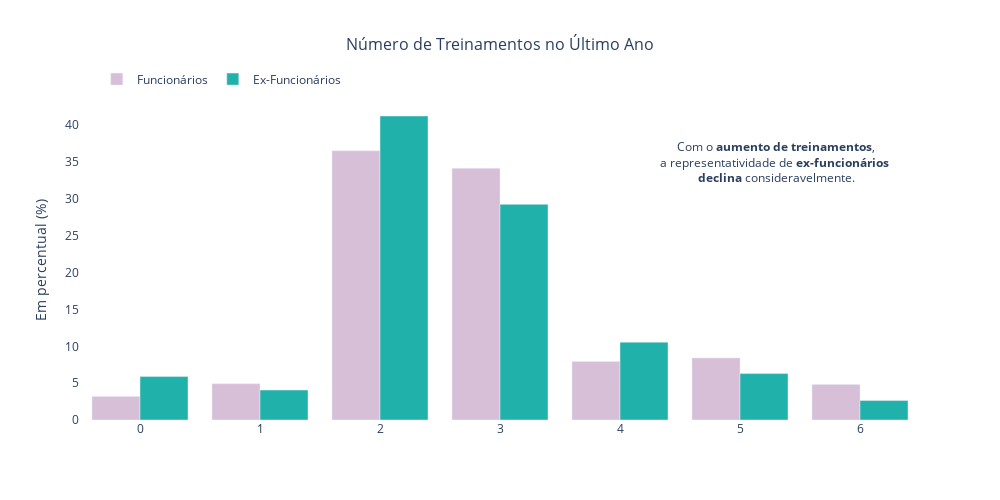

Write notebook code for a chart like this one.
### Code cell
# Distribuição da treinamentos realizados no último ano

fig = go.Figure()

fig.add_trace(go.Bar(
    x=dados_funcionarios['TrainingTimesLastYear'].value_counts(normalize=True).index,
    y=dados_funcionarios['TrainingTimesLastYear'].value_counts(normalize=True)*100,
    marker_color='thistle',
    name='Funcionários'
))

fig.add_trace(go.Bar(
    x=dados_ex_funcionarios['TrainingTimesLastYear'].value_counts(normalize=True).index,
    y=dados_ex_funcionarios['TrainingTimesLastYear'].value_counts(normalize=True)*100,
    marker_color='lightseagreen',
    name='Ex-Funcionários'
))

fig.update_layout(
    title='Número de Treinamentos no Último Ano',
    title_x=0.5, 
    title_font=dict(size=16),  
    barmode='group',
    width=1000,
    height=500, 
    plot_bgcolor='rgba(0,0,0,0)',
    legend=dict(
        orientation="h",
        yanchor="bottom",
        y=1.02,
        xanchor="left",
        x=0.02  
))

fig.add_annotation(
    x=5.3, 
    y=35,
    text="Com o <b>aumento de treinamentos</b>,<br>a representatividade de <b>ex-funcionários <br>declina</b> consideravelmente.",
    showarrow=False,
    font=dict(size=12),
    align='center')

fig.update_yaxes(title="Em percentual (%)")

fig.show()

### Figure 1 — Plotly figure (JSON) as saved in the notebook; plotly's stock layout.template omitted (floating-point values rounded to 4 significant figures)
{"data": [{"marker": {"color": "thistle"}, "name": "Funcionários", "type": "bar", "x": [2, 3, 5, 4, 1, 6, 0], "y": [36.54, 34.16, 8.426, 7.933, 4.932, 4.809, 3.206]}, {"marker": {"color": "lightseagreen"}, "name": "Ex-Funcionários", "type": "bar", "x": [2, 3, 4, 5, 0, 1, 6], "y": [41.26, 29.27, 10.57, 6.301, 5.894, 4.065, 2.642]}], "layout": {"annotations": [{"align": "center", "font": {"size": 12}, "showarrow": false, "text": "Com o <b>aumento de treinamentos</b>,<br>a representatividade de <b>ex-funcionários <br>declina</b> consideravelmente.", "x": 5.3, "y": 35}], "barmode": "group", "height": 500, "legend": {"orientation": "h", "x": 0.02, "xanchor": "left", "y": 1.02, "yanchor": "bottom"}, "plot_bgcolor": "rgba(0,0,0,0)", "title": {"font": {"size": 16}, "text": "Número de Treinamentos no Último Ano", "x": 0.5}, "width": 1000, "yaxis": {"title": {"text": "Em percentual (%)"}}}}
